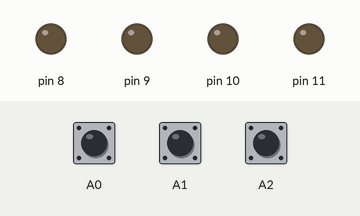
This sketch was run on a simulated Arduino Uno, built with avr-gcc and run on an emulated ATmega328P. On the bench: output pins drawn as LEDs (lit = HIGH). Dashed ring = blinking. The inputs (shaded band) are chosen by the test bench; at power-on: A0 HIGH, A1 HIGH, A2 HIGH.

Above: at 1.2 s.
1.3 s: A0 pulled LOW for 3.2 s
At 5.3 s:
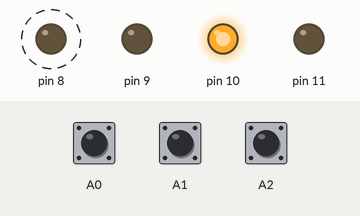
6.0 s: A0 pulled LOW for 0.15 s
At 6.6 s:
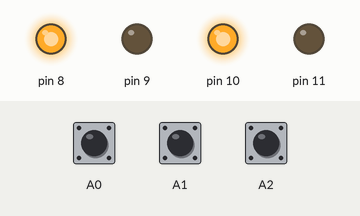
7.6 s: A0 pulled LOW for 1 s
At 9.0 s:
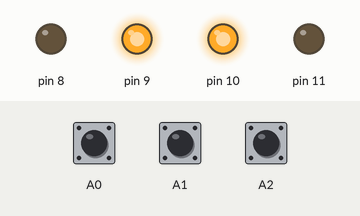
10.1 s: A0 pulled LOW for 0.15 s
At 10.9 s:
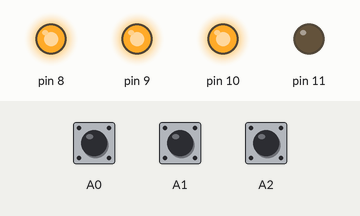
11.7 s: A0 pulled LOW for 0.15 s
At 12.1 s:
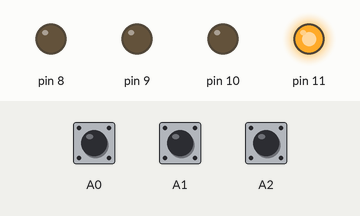
13.3 s: A0 pulled LOW for 1 s
At 14.5 s:
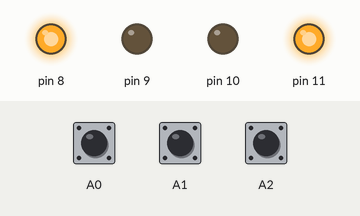
Timing chart, 0 to 16.3 s (numbered marks = the images above; inputs shaded):
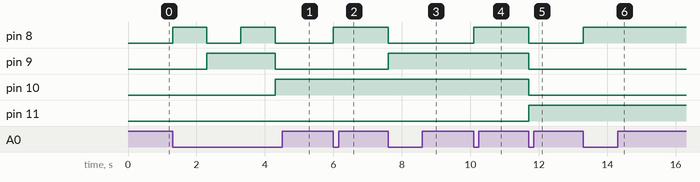

Measured:
- after the input at 1.3 s, pin 8: alternates HIGH for 1.0 s and LOW for 1.0 s, starting at once; pin 9: LOW → HIGH after 1.0 s, → LOW 2.0 s later; pin 10: LOW → HIGH after 3.0 s
- after the input at 6.0 s, pin 8: LOW → HIGH at once
- after the input at 7.6 s, pin 8: HIGH → LOW at once; pin 9: LOW → HIGH at once
- after the input at 10.1 s, pin 8: LOW → HIGH at once
- after the input at 11.7 s, pin 8–10: HIGH → LOW at once; pin 11: LOW → HIGH at once
- after the input at 13.3 s, pin 8: LOW → HIGH at once

The sketch:

praktikum_3_1_fix.ino
```cpp
void setup()
{
  DDRB=0b1111;
  DDRC=0b0000;
  PORTC=0b1111;
}
void loop()
{
  if (digitalRead(A0)==LOW)
  {
  counterup();
  delay(1000);
  }
  if(digitalRead(A1)==LOW)
  {
    counterdown();
    delay(1000);
  }
  if(digitalRead(A2)==LOW)
  {
    reset();
  }
}

void counterup()
{
  PORTB = PORTB + 1;
}
void counterdown()
{
  PORTB = PORTB - 1;
}
void reset()
{
  PORTB = 0;
}
```
